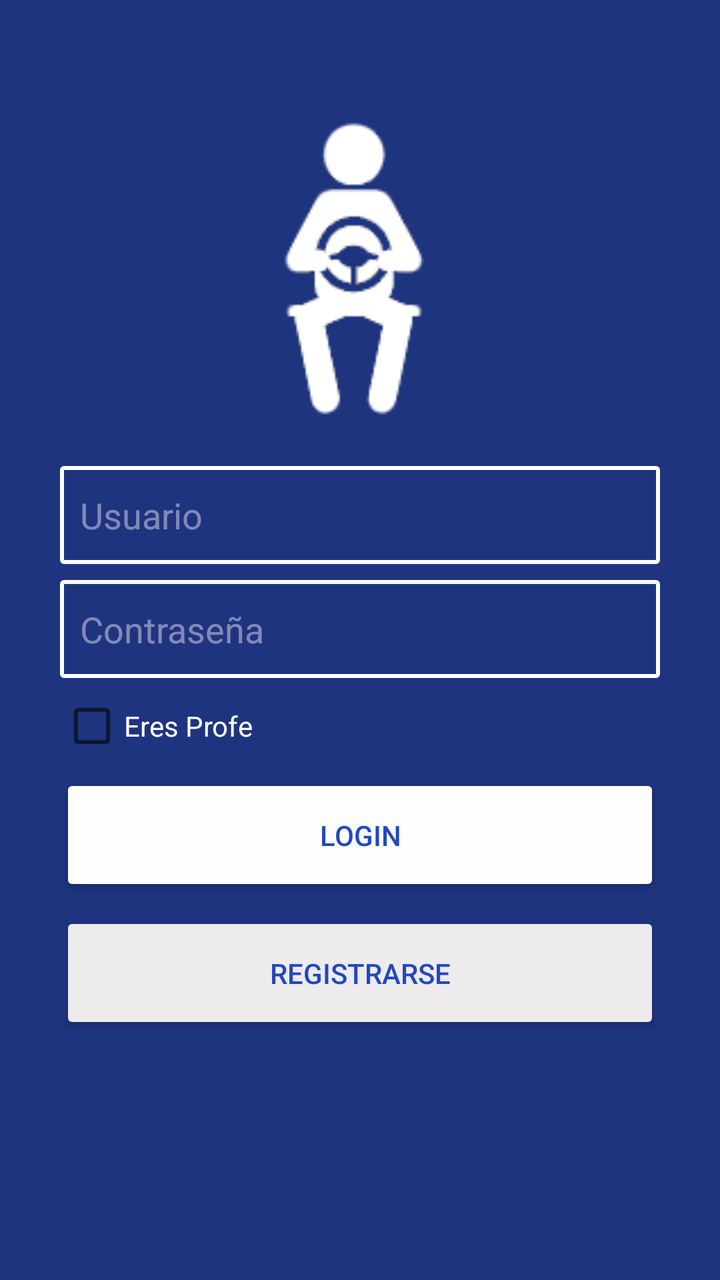
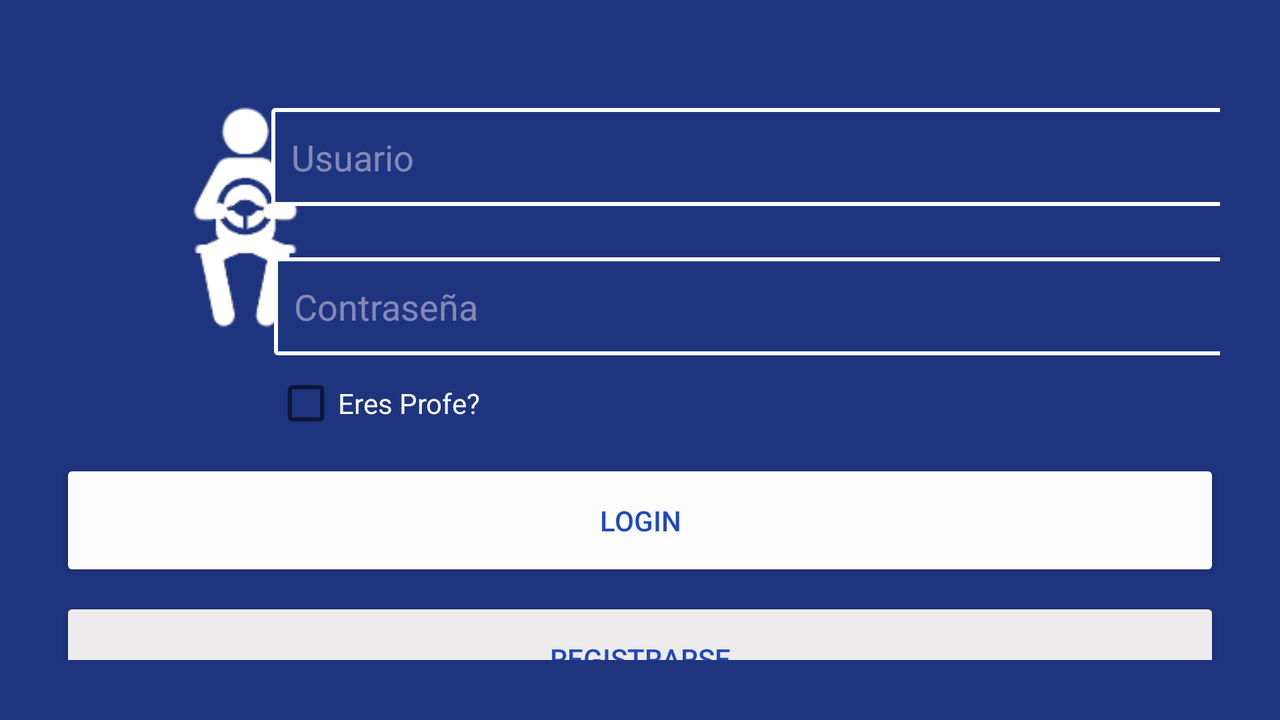

Compare how this app lays out the same screen by default and in its alternative resource folder. The renders come first, then the two layout files and the values they reference.
<!-- AndroidManifest.xml: application theme Theme.ProyectoM07IziMoto -->
<!-- res/layout/fragment_login.xml -->
<?xml version="1.0" encoding="utf-8"?>
<androidx.constraintlayout.widget.ConstraintLayout xmlns:android="http://schemas.android.com/apk/res/android"
    xmlns:app="http://schemas.android.com/apk/res-auto"
    android:layout_width="match_parent"
    android:layout_height="match_parent"
    xmlns:tools="http://schemas.android.com/tools"
    android:background="#1F347F"
    android:padding="30dp">


    <ImageView
        android:id="@+id/ejercicio"
        android:layout_width="171dp"
        android:layout_height="203dp"
        android:src="@drawable/logopequenio"
        app:layout_constraintEnd_toEndOf="parent"
        app:layout_constraintHorizontal_bias="0.42"
        app:layout_constraintStart_toStartOf="parent"
        app:layout_constraintTop_toTopOf="parent"
        tools:ignore="MissingConstraints" />

    <EditText
        android:paddingLeft="10dp"
        android:id="@+id/usuario"
        android:layout_width="match_parent"
        android:layout_height="49dp"
        android:textAlignment="gravity"
        android:background="@drawable/style"
        android:drawableStart="@drawable/ic_email"
        android:hint="Usuario"
        android:inputType="textEmailAddress"
        android:textColorHint="#80E7DCEF"
        android:theme="@style/CampoTexto1"
        app:layout_constraintEnd_toEndOf="parent"
        app:layout_constraintStart_toStartOf="parent"
        app:layout_constraintTop_toBottomOf="@+id/ejercicio"
        tools:ignore="MissingConstraints" />

    <EditText
        android:paddingLeft="10dp"
        android:id="@+id/password"
        android:layout_width="match_parent"
        android:layout_height="49dp"
        android:layout_marginTop="8dp"
        android:background="@drawable/style"
        android:drawableStart="@drawable/ic_baseline_lock_24"
        android:hint="Contraseña"
        android:inputType="textPassword"
        android:textColorHint="#80E7DCEF"
        android:theme="@style/CampoTexto1"
        app:layout_constraintEnd_toEndOf="parent"
        app:layout_constraintHorizontal_bias="0.0"
        app:layout_constraintStart_toStartOf="parent"
        app:layout_constraintTop_toBottomOf="@+id/usuario"
        tools:ignore="MissingConstraints" />

    <Button
        android:id="@+id/button"
        android:layout_width="match_parent"
        android:layout_height="61dp"
        android:layout_marginTop="48dp"
        android:text="@string/botonlogin"
        android:textColor="#2148C0"
        app:backgroundTint="#FDFDFD"
        app:iconTint="#673AB7"
        app:layout_constraintEnd_toEndOf="parent"
        app:layout_constraintStart_toStartOf="parent"
        app:layout_constraintTop_toBottomOf="@+id/password"
        app:rippleColor="#2148C0"
        tools:ignore="MissingConstraints" />

    <Button
        android:id="@+id/button2"
        android:layout_width="match_parent"
        android:layout_height="61dp"
        android:layout_marginTop="8dp"
        android:text="@string/botonregistro"
        android:textColor="#2148C0"
        app:backgroundTint="#EDEBEB"
        app:layout_constraintEnd_toEndOf="parent"
        app:layout_constraintHorizontal_bias="0.0"
        app:layout_constraintStart_toStartOf="parent"
        app:layout_constraintTop_toBottomOf="@+id/button"
        app:rippleColor="#2148C0"
        tools:ignore="MissingConstraints" />

    <CheckBox
        android:id="@+id/checkBox"
        android:layout_width="wrap_content"
        android:layout_height="wrap_content"
        android:text="Eres Profe"
        android:textColor="#FFFFFF"
        app:layout_constraintBottom_toTopOf="@+id/button"
        app:layout_constraintStart_toStartOf="parent"
        app:layout_constraintTop_toBottomOf="@+id/password" />
</androidx.constraintlayout.widget.ConstraintLayout>
<!-- resources referenced by this layout -->
<resources>
  <!-- drawable logopequenio: png bitmap (drawable, 7150 bytes) -->
  <!-- drawable style (drawable) -->
  <?xml version="1.0" encoding="utf-8"?>
  <shape xmlns:android="http://schemas.android.com/apk/res/android">
      <corners android:radius="1dp" />
      <stroke android:width="2dp" android:color="#ffffff"  />
      <solid android:color="#1F347F"  />
  
  </shape>
  <string name="botonlogin">Login</string>
  <string name="botonregistro">REGISTRARSE</string>
  <style name="CampoTexto1">CampoTexto
  
          <item name="colorControlNormal">#ffffff</item>
          <item name="colorControlActivated">#39008e</item>
          <item name="android:textColorHighlight">#E1BEE7</item>
          <item name="android:gravity">center</item>
  
          <item name="windowActionBar">false</item>
          <item name="windowNoTitle">true</item>
      </style>
  <style name="Theme.ProyectoM07IziMoto" parent="Theme.MaterialComponents.DayNight.NoActionBar">
          
          <item name="colorPrimary">@color/purple_500</item>
          <item name="colorPrimaryVariant">@color/purple_700</item>
          <item name="colorOnPrimary">@color/white</item>
          
          <item name="colorSecondary">@color/teal_200</item>
          <item name="colorSecondaryVariant">@color/teal_700</item>
          <item name="colorOnSecondary">@color/black</item>
          
          <item name="android:statusBarColor" tools:targetApi="l">?attr/colorPrimaryVariant</item>
          
          <item name="windowActionBar">false</item>
          <item name="windowNoTitle">true</item>
      </style>
</resources>
<!-- res/layout-land/fragment_login.xml (the author's variant of the layout above) -->
<!-- drawn on the phone turned sideways -->
<?xml version="1.0" encoding="utf-8"?>
<ScrollView
    xmlns:android="http://schemas.android.com/apk/res/android"
    android:layout_width="match_parent"
    android:layout_height="match_parent"
    xmlns:app="http://schemas.android.com/apk/res-auto"
    xmlns:tools="http://schemas.android.com/tools"
    android:background="#1F347F"
    android:padding="30dp"
    android:scrollbars="none">

    <androidx.constraintlayout.widget.ConstraintLayout
        android:layout_width="match_parent"
        android:layout_height="match_parent">


        <ImageView
            android:id="@+id/ejercicio"
            android:layout_width="102dp"
            android:layout_height="153dp"
            android:src="@drawable/logopequenio"
            app:layout_constraintEnd_toEndOf="parent"
            app:layout_constraintHorizontal_bias="0.076"
            app:layout_constraintStart_toStartOf="parent"
            app:layout_constraintTop_toTopOf="parent"
            tools:ignore="MissingConstraints" />

        <EditText
            android:paddingLeft="10dp"
            android:id="@+id/usuario"
            android:layout_width="524dp"
            android:layout_height="49dp"
            android:layout_marginTop="24dp"
            android:background="@drawable/style"
            android:drawableStart="@drawable/ic_email"
            android:hint="Usuario"
            android:inputType="textEmailAddress"
            android:textColorHint="#80E7DCEF"
            android:theme="@style/CampoTexto1"
            app:layout_constraintEnd_toEndOf="parent"
            app:layout_constraintHorizontal_bias="0.4"
            app:layout_constraintStart_toEndOf="@+id/ejercicio"
            app:layout_constraintTop_toTopOf="parent"
            tools:ignore="MissingConstraints" />

        <EditText
            android:paddingLeft="10dp"
            android:id="@+id/password"
            android:layout_width="524dp"
            android:layout_height="49dp"
            android:layout_marginTop="20dp"
            android:background="@drawable/style"
            android:drawableStart="@drawable/ic_baseline_lock_24"
            android:hint="Contraseña"
            android:inputType="textPassword"
            android:textColorHint="#80E7DCEF"
            android:theme="@style/CampoTexto1"
            app:layout_constraintBottom_toBottomOf="@+id/ejercicio"
            app:layout_constraintEnd_toEndOf="parent"
            app:layout_constraintHorizontal_bias="0.382"
            app:layout_constraintStart_toEndOf="@+id/ejercicio"
            app:layout_constraintTop_toBottomOf="@+id/usuario"
            tools:ignore="MissingConstraints" />

        <Button
            android:id="@+id/button"
            android:layout_width="match_parent"
            android:layout_height="61dp"
            android:layout_marginTop="52dp"
            android:text="@string/botonlogin"
            android:textColor="#2148C0"
            app:backgroundTint="#FDFDFD"
            app:iconTint="#673AB7"
            app:layout_constraintEnd_toEndOf="parent"
            app:layout_constraintHorizontal_bias="0.0"
            app:layout_constraintStart_toStartOf="parent"
            app:layout_constraintTop_toBottomOf="@+id/password"
            app:rippleColor="#2148C0"
            tools:ignore="MissingConstraints" />

        <Button
            android:id="@+id/button2"
            android:layout_width="match_parent"
            android:layout_height="61dp"
            android:layout_marginTop="8dp"
            android:text="@string/botonregistro"
            android:textColor="#2148C0"
            app:backgroundTint="#EDEBEB"
            app:layout_constraintEnd_toEndOf="parent"
            app:layout_constraintHorizontal_bias="0.0"
            app:layout_constraintStart_toStartOf="parent"
            app:layout_constraintTop_toBottomOf="@+id/button"
            app:rippleColor="#2148C0"
            tools:ignore="MissingConstraints" />

        <CheckBox
            android:id="@+id/checkBox2"
            android:layout_width="wrap_content"
            android:layout_height="wrap_content"
            android:text="Eres Profe?"
            android:textColor="#FFFFFF"
            app:layout_constraintBottom_toTopOf="@+id/button"
            app:layout_constraintEnd_toEndOf="parent"
            app:layout_constraintHorizontal_bias="0.0"
            app:layout_constraintStart_toStartOf="@+id/password"
            app:layout_constraintTop_toBottomOf="@+id/password"
            app:layout_constraintVertical_bias="0.0" />
    </androidx.constraintlayout.widget.ConstraintLayout>

</ScrollView>
